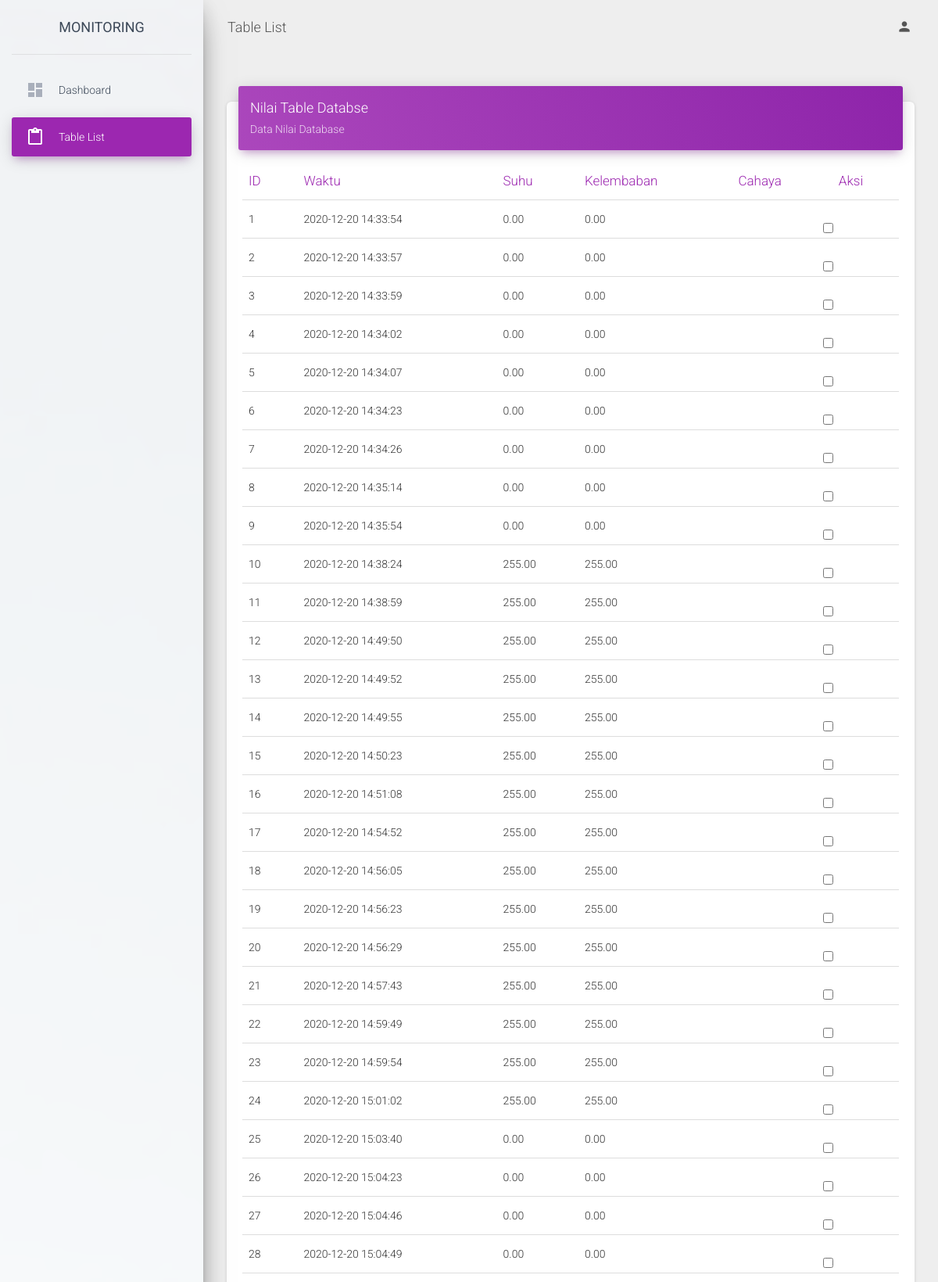
/tables.php (signed in, upper part), run on the app's committed database.
### tables this page shows
CREATE TABLE `work` (
  `id` int(11) NOT NULL,
  `suhu` varchar(100) NOT NULL,
  `kelembaban` varchar(100) NOT NULL,
  `cahaya` varchar(100) NOT NULL,
  `keadaan` varchar(255) NOT NULL,
  `waktu` timestamp NOT NULL DEFAULT current_timestamp(),
  `time` time NOT NULL DEFAULT current_timestamp(),
  `date` date NOT NULL DEFAULT current_timestamp()
);

### db/koneksi.php (called while the page is built, shortened)
<?php
$konek = mysqli_connect("localhost", "root", "", "kjamur");
function query($query)
{
    global $konek;
    $result = mysqli_query($konek, $query);
    $rows = [];
    while ($row = mysqli_fetch_assoc($result)) {
        $rows[] = $row;
    }
    return $rows;
}

### tables.php (the view, shortened to what this page needs)
<?php
require 'db/koneksi.php';
$data = query("SELECT * FROM work");
?>
<!DOCTYPE html>
<html lang="en">
<head>
  <link rel="stylesheet" href="https://maxcdn.bootstrapcdn.com/font-awesome/latest/css/font-awesome.min.css">
  <link href="assets/css/material-dashboard.css?v=2.1.2" rel="stylesheet" />
  <link href="assets/demo/demo.css" rel="stylesheet" />
</head>
<body class="">
  <div class="wrapper ">
    <div class="sidebar" data-color="purple" data-background-color="white" data-image="assets/img/sidebar-1.jpg">
      <div class="logo"><a href="#" class="simple-text logo-normal">
          MONITORING
        </a></div>
      <div class="sidebar-wrapper">
        <ul class="nav">
          <li class="nav-item  ">
            <a class="nav-link" href="dashboard.php">
              <i class="material-icons">dashboard</i>
              <p>Dashboard</p>
            </a>
          </li>
          <li class="nav-item active ">
            <a class="nav-link" href="tables.php">
              <i class="material-icons">content_paste</i>
              <p>Table List</p>
            </a>
          </li>
        </ul>
      </div>
    </div>
    <div class="main-panel">
      <nav class="navbar navbar-expand-lg navbar-transparent navbar-absolute fixed-top ">
        <div class="container-fluid">
          <div class="navbar-wrapper">
            <a class="navbar-brand" href="javascript:;">Table List</a>
          </div>
          <div class="collapse navbar-collapse justify-content-end">
            <ul class="navbar-nav">
              <li class="nav-item dropdown">
                <a class="nav-link" href="javascript:;" id="navbarDropdownProfile" data-toggle="dropdown" aria-haspopup="true" aria-expanded="false">
                  <i class="material-icons">person</i>
                </a>
              </li>
            </ul>
          </div>
        </div>
      </nav>
      <div class="content">
        <div class="container-fluid">
          <div class="row">
            <div class="col-md-12">
              <div class="card">
                <div class="card-header card-header-primary">
                  <h4 class="card-title ">Nilai Table Databse</h4>
                  <p class="card-category"> Data Nilai Database</p>
                </div>
                <div class="card-body">
                  <div class="table-responsive">
                    <form action="" method="POST">
                      <table class="table">
                        <thead class=" text-primary">
                          <th>ID</th>
                          <th>Waktu</th>
                          <th>Suhu</th>
                          <th>Kelembaban</th>
                          <th>Cahaya</th>
                          <th>Aksi</th>
                        </thead>
                        <tbody>
                          <?php $i = 1; ?>
                          <?php foreach ($data as $dt) : ?>
                            <tr>
                              <td><?= $i; ?></td>
                              <td><?= $dt["waktu"]; ?></td>
                              <td><?= $dt["suhu"]; ?></td>
                              <td><?= $dt["kelembaban"]; ?></td>
                              <td><?= $dt["cahaya"]; ?></td>
                              <td>
                                <input class="form-check-input" name="item[]" type="checkbox" value="<?= $dt["id"]; ?>" id="flexCheckDefault">
                              </td>
                            </tr>
                            <?php $i++; ?>
                          <?php endforeach; ?>
                        </tbody>
                      </table>
                    </form>
                  </div>
                </div>
              </div>
            </div>
          </div>
        </div>
      </div>
    </div>
  </div>
</body>
</html>

### data on the page
work: waktu "2020-12-20 14:33:54", suhu "0.00", kelembaban "0.00"
work: waktu "2020-12-20 14:33:57", suhu "0.00", kelembaban "0.00"
work: waktu "2020-12-20 14:33:59", suhu "0.00", kelembaban "0.00"
work: waktu "2020-12-20 14:34:02", suhu "0.00", kelembaban "0.00"
work: waktu "2020-12-20 14:34:07", suhu "0.00", kelembaban "0.00"
work: waktu "2020-12-20 14:34:23", suhu "0.00", kelembaban "0.00"
work: waktu "2020-12-20 14:34:26", suhu "0.00", kelembaban "0.00"
work: waktu "2020-12-20 14:35:14", suhu "0.00", kelembaban "0.00"
work: waktu "2020-12-20 14:35:54", suhu "0.00", kelembaban "0.00"
work: waktu "2020-12-20 14:38:24", suhu "255.00", kelembaban "255.00"
work: waktu "2020-12-20 14:38:59", suhu "255.00", kelembaban "255.00"
work: waktu "2020-12-20 14:49:50", suhu "255.00", kelembaban "255.00"
work: waktu "2020-12-20 14:49:52", suhu "255.00", kelembaban "255.00"
work: waktu "2020-12-20 14:49:55", suhu "255.00", kelembaban "255.00"
work: waktu "2020-12-20 14:50:23", suhu "255.00", kelembaban "255.00"
work: waktu "2020-12-20 14:51:08", suhu "255.00", kelembaban "255.00"
work: waktu "2020-12-20 14:54:52", suhu "255.00", kelembaban "255.00"
work: waktu "2020-12-20 14:56:05", suhu "255.00", kelembaban "255.00"
work: waktu "2020-12-20 14:56:23", suhu "255.00", kelembaban "255.00"
work: waktu "2020-12-20 14:56:29", suhu "255.00", kelembaban "255.00"
work: waktu "2020-12-20 14:57:43", suhu "255.00", kelembaban "255.00"
work: waktu "2020-12-20 14:59:49", suhu "255.00", kelembaban "255.00"
work: waktu "2020-12-20 14:59:54", suhu "255.00", kelembaban "255.00"
work: waktu "2020-12-20 15:01:02", suhu "255.00", kelembaban "255.00"
work: waktu "2020-12-20 15:03:40", suhu "0.00", kelembaban "0.00"
work: waktu "2020-12-20 15:04:23", suhu "0.00", kelembaban "0.00"
work: waktu "2020-12-20 15:04:46", suhu "0.00", kelembaban "0.00"
work: waktu "2020-12-20 15:04:49", suhu "0.00", kelembaban "0.00"
